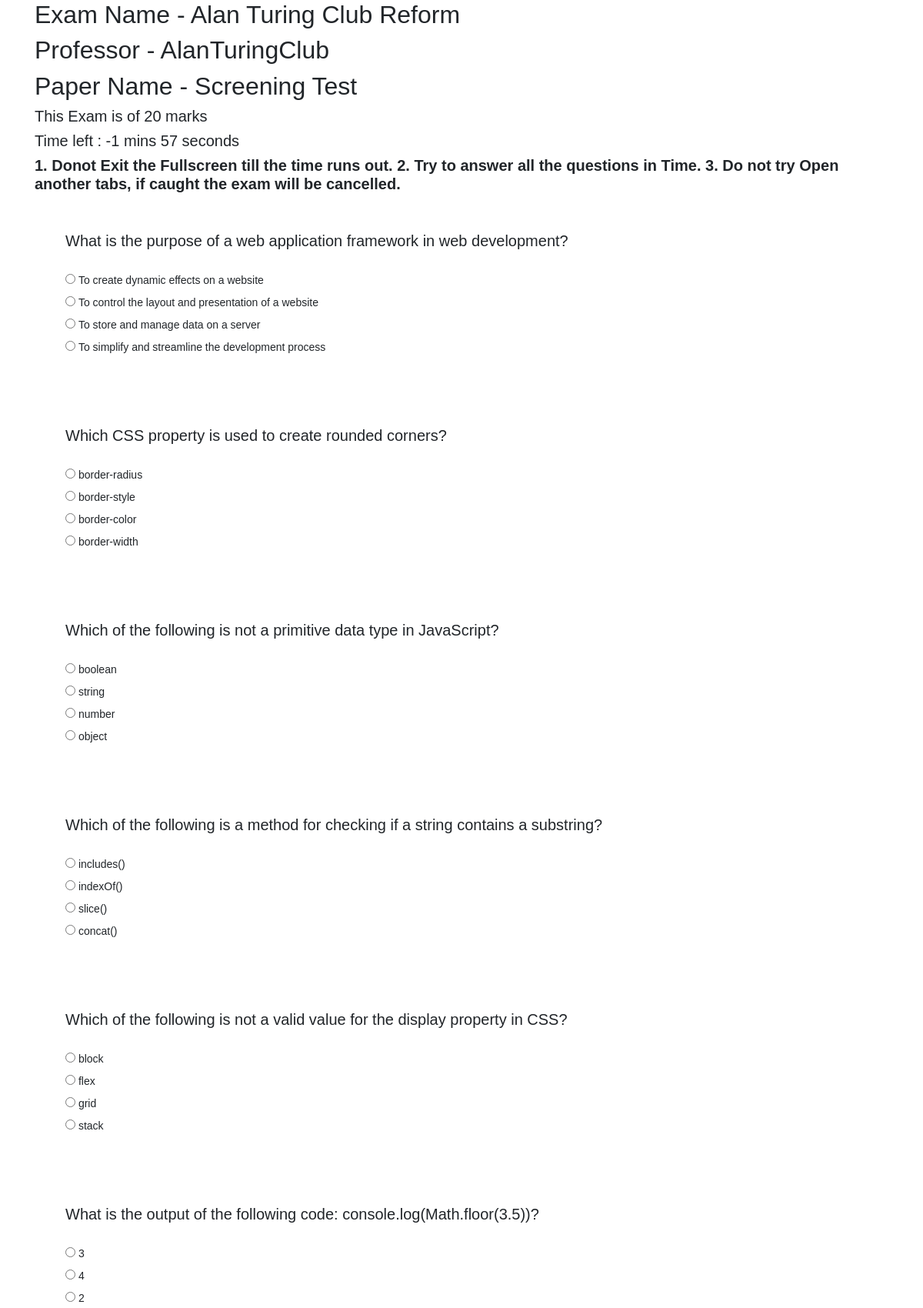
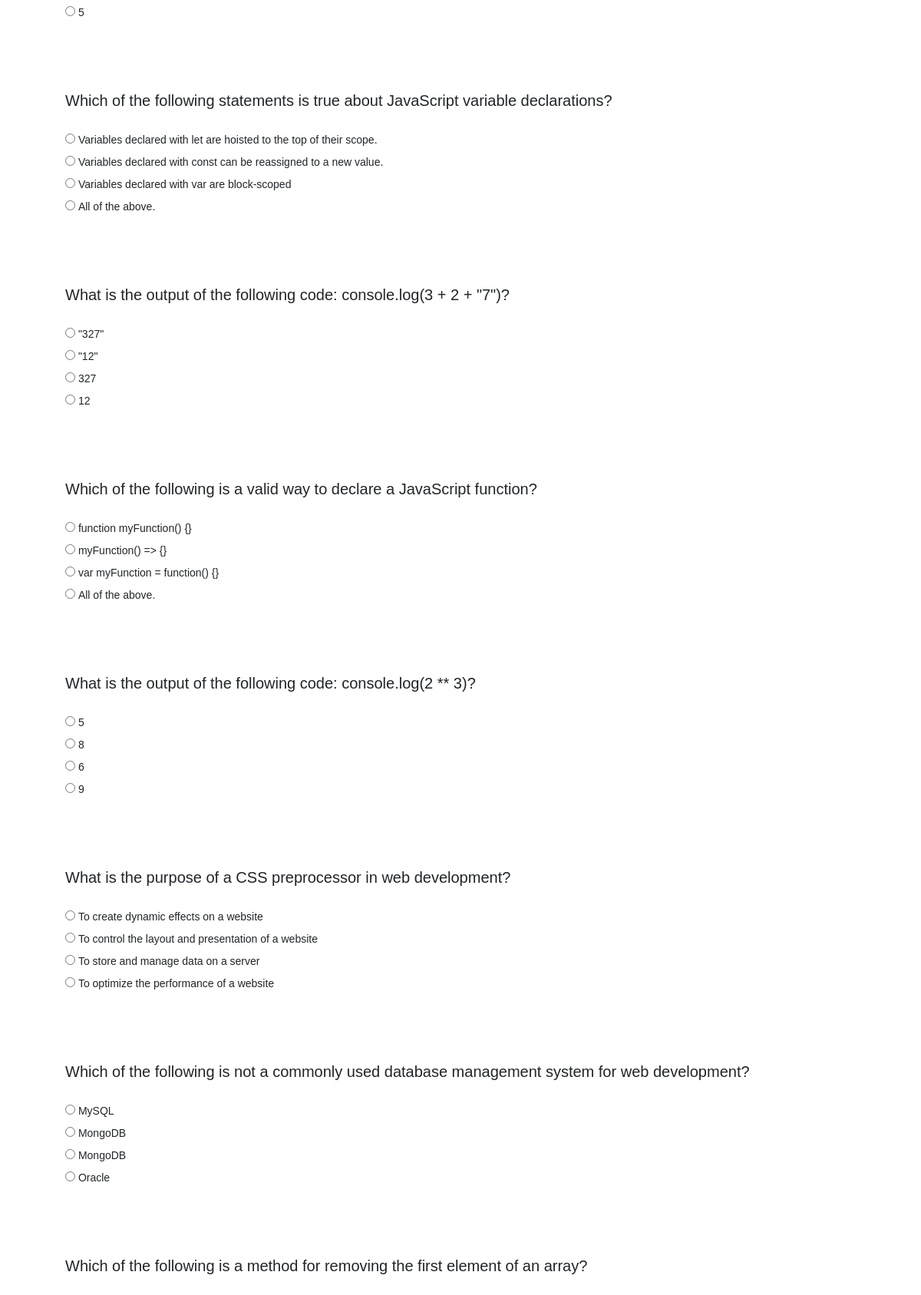
Page /exams/student/appear/16 (signed in, upper part) on the committed database (2 pictures, top to bottom).
### questions/models.py (models this page shows)
class Exam_Model(models.Model):
    professor = models.ForeignKey(User, limit_choices_to={'groups__name': "Professor"}, on_delete=models.CASCADE)
    name = models.CharField(max_length=50)
    total_marks = models.IntegerField()
    question_paper = models.ForeignKey(Question_Paper, on_delete=models.CASCADE, related_name='exams')
    start_time = models.DateTimeField(default=datetime.now())
    end_time = models.DateTimeField(default=datetime.now())
    def __str__(self):
        return self.name

### questions/questionpaper_models.py (models this page shows, shortened)
class Question_Paper(models.Model):
    professor = models.ForeignKey(User, limit_choices_to={'groups__name': "Professor"}, on_delete=models.CASCADE)
    qPaperTitle = models.CharField(max_length=100)
    questions = models.ManyToManyField(Question_DB)

### questions/question_models.py (models this page shows, shortened)
class Question_DB(models.Model):
    professor = models.ForeignKey(User, limit_choices_to={'groups__name': "Professor"}, on_delete=models.CASCADE,
                                  null=True,default=22)
    qno = models.AutoField(primary_key=True)
    question = models.CharField(max_length=100000000)
    optionA = models.CharField(max_length=100)
    optionB = models.CharField(max_length=100)
    optionC = models.CharField(max_length=100)
    optionD = models.CharField(max_length=100)
    answer = models.CharField(max_length=200)
    max_marks = models.IntegerField(default=1)
    programming_code = models.TextField(blank=True, null=True)
    tag=models.CharField(default='python',max_length=300)

### questions/views.py (the view, shortened to what this page needs)
# urls.py: path('student/appear/<int:id>',views.appear_exam,name = "appear-exam"),
@login_required(login_url='login')
def appear_exam(request, id):
    student = request.user
    if request.method == 'GET':
        exam = Exam_Model.objects.get(pk=id)
        time_delta = exam.end_time - exam.start_time
        time = convert(time_delta.seconds)
        time = time.split(":")
        mins = time[0]
        secs = time[1]
        '''ques1 = exam.question_paper.questions.all()
        tags = ques1.values('tag').distinct()
        print(tags.values('tag'))
        ques=[]
        for tag in tags:
            que = Question_DB.objects.filter(tag=tag['tag']).annotate(row_num=Window(expression=RowNumber())).order_by('qno')
            que = [q for q in que if q.row_num <= 4]
            que = sample(que, min(len(que), 4))

            ques+=que
        random.shuffle(ques)'''
        ques = generate_paper(request,id)
        context = {
            "exam": exam,
            "question_list": ques,
            "secs": secs,
            "mins": mins
        }
        return render(request, 'exam/giveExam.html', context)

### questions/views.py (called while the page is built)
def convert(seconds):
    min, sec = divmod(seconds, 60)
    hour, min = divmod(min, 60)
    min += hour*60
    return "%02d:%02d" % (min, sec)

### templates/exam/giveExam.html (shortened to what this page needs)
{% load static %}
<html lang="en">
<head>
    <link href="{% static 'css/bootstrap.min.css' %}" rel="stylesheet">
    <link href="{% static 'css/main.css' %}" rel="stylesheet">
    <link href="{% static 'css/dashboard.css' %}" rel="stylesheet">
    <link rel="stylesheet" href="https://cdnjs.cloudflare.com/ajax/libs/codemirror/5.62.2/codemirror.min.css">
</head>
<body>
    <div class="container">
        <h2> Exam Name  - {{ exam.name }}</h2>
        <h2> Professor - {{ exam.professor }}</h2>
        <h2> Paper Name  - {{ exam.question_paper.qPaperTitle }}</h2>
        <h5>
            This Exam is of  {{ exam.total_marks }} marks
        </h5>
        <h5>
            <a>Time left : <a id="dmin">{{ min }}</a> mins <a id="dsec">{{ sec }}</a> seconds</a>
        </h5>
        <h5><b>
            1. Donot Exit the Fullscreen till the time runs out.
            2. Try to answer all the questions in Time.
            3. Do not try Open another tabs, if caught the exam will be cancelled.
        </b>
        </h5>
        <form method="POST" id="examform">
            <ol>
                {% for ques in question_list %}
                <br>
                <br>
                <h5>{{ ques.question }}</h5>
                 <br>
                <input type="radio" id="optionA" name="{{ ques.question }}" value="A">
                <label for="optionA">{{ ques.optionA }}</label><br>
                <input type="radio" id="optionB" name="{{ ques.question }}" value="B">
                <label for="optionB">{{ ques.optionB }}</label><br>
                <input type="radio" id="optionC" name="{{ ques.question }}" value="C">
                <label for="optionC">{{ ques.optionC }}</label><br>
                <input type="radio" id="optionD" name="{{ ques.question }}" value="D">
                <label for="optionD">{{ ques.optionD }}</label><br>
                    <br>
                    <br>
                {% endfor %}
            </ol>
        </form>
    </div>
</body>

### examProject/static/css/main.css (style rules this page uses)
body { font-family: Arial, serif; }

### examProject/static/css/dashboard.css (style rules this page uses)
body { font-size: .875rem; }

### rows in the picture
Exam_Model: name "Alan Turing Club Reform", professor "AlanTuringClub", question_paper.qPaperTitle "Screening Test", total_marks "20"
Question_DB: question "What is the purpose of a web application framework in web development?", optionA "To create dynamic effects on a website", optionB "To control the layout and presentation of a website", optionC "To store and manage data on a server", optionD "To simplify and streamline the development process"
Question_DB: question "Which CSS property is used to create rounded corners?", optionA "border-radius", optionB "border-style", optionC "border-color", optionD "border-width"
Question_DB: question "Which of the following is not a primitive data type in JavaScript?", optionA "boolean", optionB "string", optionC "number", optionD "object"
Question_DB: question "Which of the following is a method for checking if a string contains a substring?", optionA "includes()", optionB "indexOf()", optionC "slice()", optionD "concat()"
Question_DB: question "Which of the following is not a valid value for the display property in CSS?", optionA "block", optionB "flex", optionC "grid", optionD "stack"
Question_DB: question "What is the output of the following code: console.log(Math.floor(3.5))?", optionA "3", optionB "4", optionC "2", optionD "5"
Question_DB: question "Which of the following statements is true about JavaScript variable declarations?", optionA "Variables declared with let are hoisted to the top of their scope.", optionB "Variables declared with const can be reassigned to a new value.", optionC "Variables declared with var are block-scoped", optionD "All of the above."
Question_DB: question "What is the output of the following code: console.log(3 + 2 + \"7\")?", optionA "\"327\"", optionB "\"12\"", optionC "327", optionD "12"
Question_DB: question "Which of the following is a valid way to declare a JavaScript function?", optionA "function myFunction() {}", optionB "myFunction() => {}", optionC "var myFunction = function() {}", optionD "All of the above."
Question_DB: question "What is the output of the following code: console.log(2 ** 3)?", optionA "5", optionB "8", optionC "6", optionD "9"
Question_DB: question "What is the purpose of a CSS preprocessor in web development?", optionA "To create dynamic effects on a website", optionB "To control the layout and presentation of a website", optionC "To store and manage data on a server", optionD "To optimize the performance of a website"
Question_DB: question "Which of the following is not a commonly used database management system for web development?", optionA "MySQL", optionB "MongoDB", optionC "MongoDB", optionD "Oracle"
Question_DB: question "Which of the following is a method for removing the first element of an array?"
